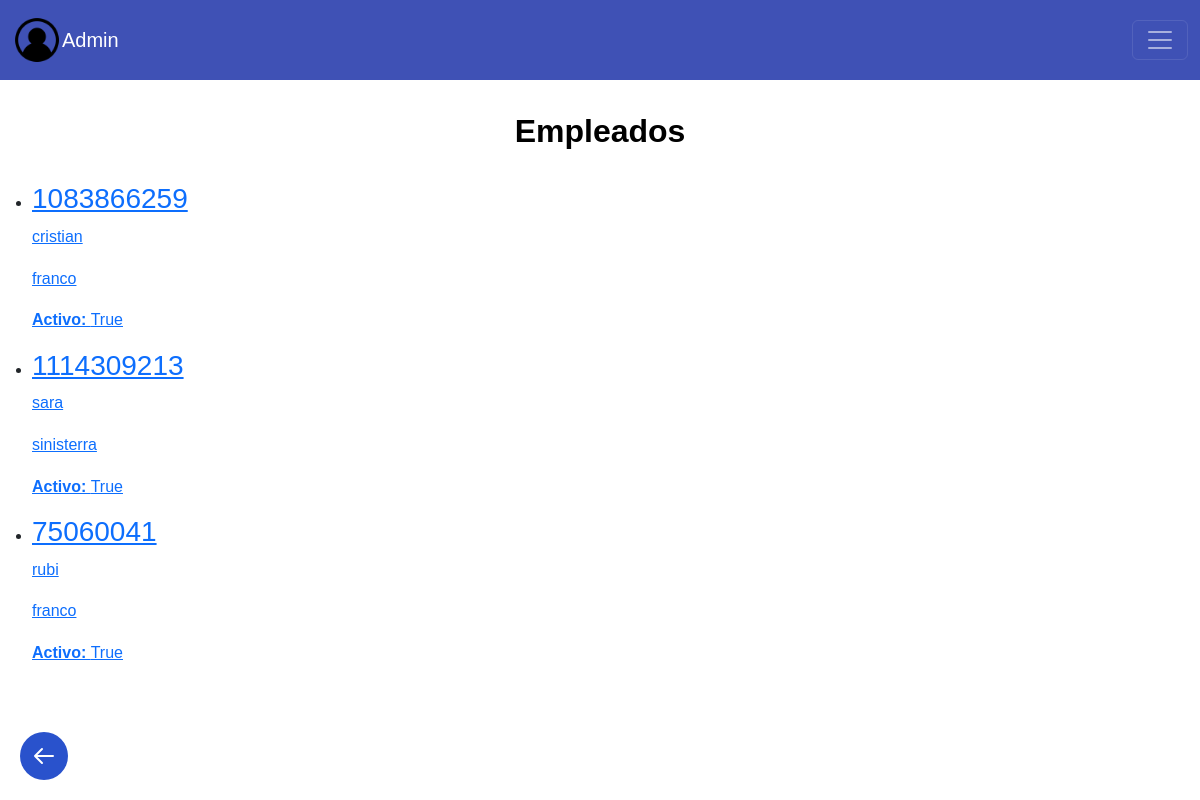
The app's page /homeA/gestionarEmpleado/empleados/, older data.
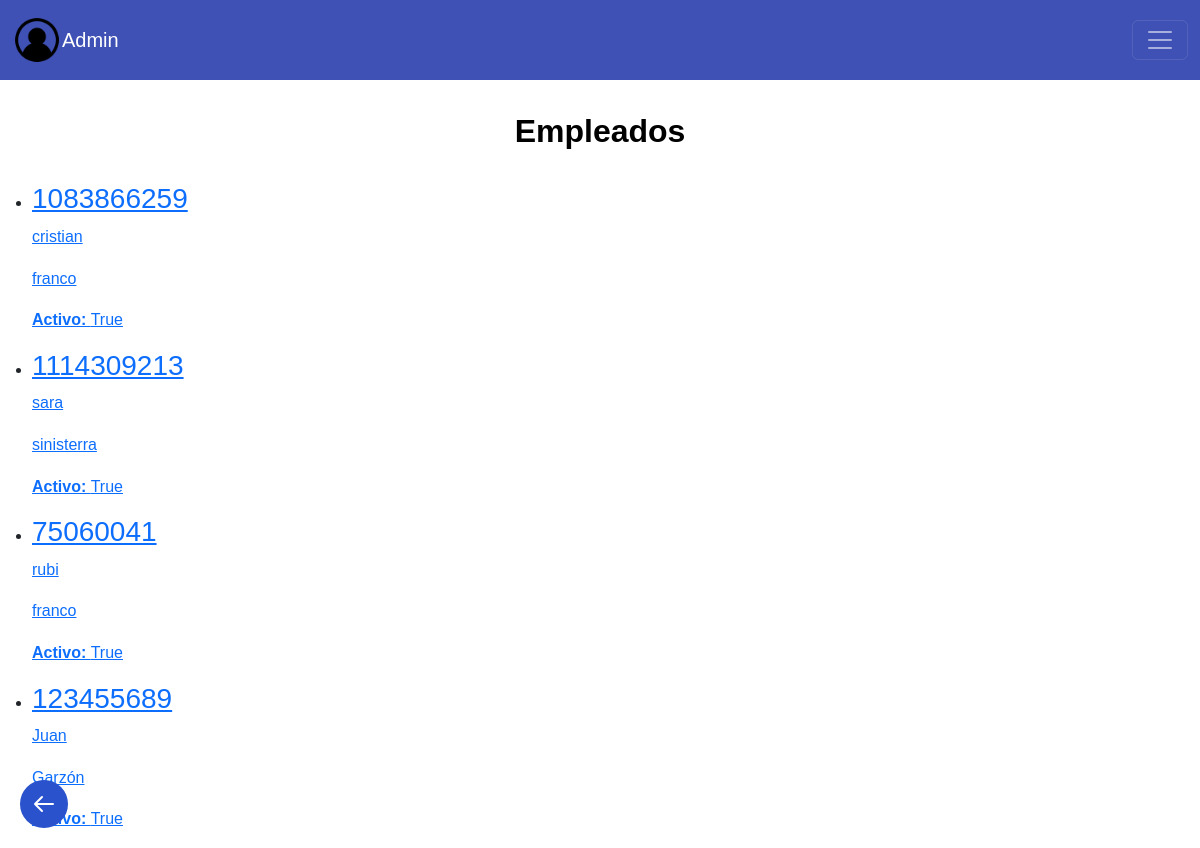
The same page, newer data.
### helados/models.py (models this page shows, shortened)
class Empleado (models.Model):
    nombre = models.CharField(max_length=200)
    apellido = models.CharField(max_length=200)
    documento = models.IntegerField (blank= False)
    telefono = models.IntegerField(blank= False, default=0)
    activo = models.BooleanField(default=True)

### helados/views.py (the view)
# urls.py: path('homeA/gestionarEmpleado/empleados/', views.Empleados, name='empleados'),
def Empleados(request):
    empleados = Empleado.objects.all()
    return render(request, 'empleados.html', {'empleados': empleados})

### helados/frontend/templates/empleados.html (shortened to what this page needs)
{% extends 'layouts/base.html' %}
{% block user %}
Admin
{% endblock %}
{% block content %}
    <h2 class="dashboard-heading"> Empleados </h2>
    <ul>
        {% for empleado in empleados %}
        <li>
            <a href="{% url 'editar_empleado' empleado.id %}">
                <h3>{{empleado.documento}}</h3>
                <p> {{empleado.nombre}} </p>
                <p> {{empleado.apellido}} </p>
                <b>Activo: </b> {{ empleado.activo }}
                </a>
        </li>
        {% endfor %}
    </ul>
    <a href="javascript:void(0);" class="back-button" onclick="window.history.back();">
        <svg xmlns="http://www.w3.org/2000/svg" fill="none" viewBox="0 0 24 24" stroke="currentColor">
            <path stroke-linecap="round" stroke-linejoin="round" stroke-width="2" d="M10 19l-7-7m0 0l7-7m-7 7h18" />
        </svg>
    </a>
{% endblock %}

Row changes from the older to the newer data that the page shows:
added Empleado: documento "123455689", nombre "Juan", apellido "Garzón", activo "True"
